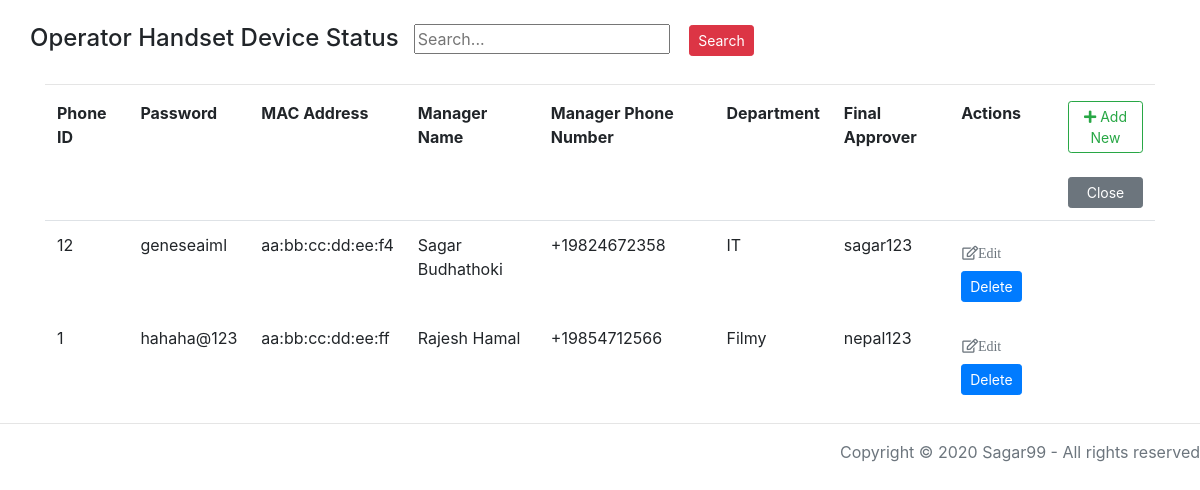
Page /hslist/ on the committed database.
### handset/models.py (models this page shows, shortened)
class Handset(models.Model):
    PhoneNo = models.IntegerField()
    Password = models.CharField(validators=[MinLengthValidator(8)], max_length=100)
    confirmPassword = models.CharField(max_length=100)
    MacAddress = models.CharField(validators=[validate_MAC], max_length=20,
                                  default='aa:bb:cc:dd:ee:ff')
    ManagerName = models.CharField(max_length=100)
    ManagerPhoneNo = PhoneField(blank=True)
    Department = models.CharField(max_length=100)
    FinalApprover = models.CharField('Final Approver', max_length=100, null=False)

### handset/views.py (the view)
# urls.py: path('hslist/', views.handset_list, name='handset_list'),
def handset_list(request):
    context = {'handset_list': Handset.objects.all(), 'form2': ApproverForm()}
    return render(request, "operatorhandset_status.html", context)

### handset/forms.py
class ApproverForm(forms.Form):
    approver_key = forms.CharField(required=True, label='Approver Key')

### handset/templates/operatorhandset_status.html (shortened to what this page needs)
{% extends "base.html" %}
{% block content %}
<div class="row">
    <h4 class="col-md-offset-4">Operator Handset Device Status</h4>
    <div class="col-lg-7">
        <form name="myform" action="{% url 'handset_search' %}" method="get">
            <div class="form-group">
                <div class="col-sm-">
                    <input name="srh" type="text" placeholder="Search...">
                    <label class="col-sm-1">
                        <button type="submit" class="btn btn-danger btn-sm">Search</button>
                    </label>
                </div>
            </div>
        </form>
    </div>
</div>
<hr class="my-1">
<table class="table table-borderless">
    <thead class="border-bottom font-weight-bold">
        <tr>
            <td>Phone ID</td>
            <td>Password</td>
            <td>MAC Address</td>
            <td>Manager Name</td>
            <td>Manager Phone Number</td>
            <td>Department</td>
            <td>Final Approver</td>
            <td>Actions</td>
            <td>
                <div class="col-md-">
                    <a href="{% url 'handset_insert' %}" class="btn btn-outline-success btn-sm">
                        <i class="fas fa-plus"></i> Add New
                    </a>
                </div>
                <br>
                <div class="col-md-">
                    <a href="{% url 'handset_insert' %}" class="btn btn-secondary btn-block btn-sm">
                        Close
                    </a>
                </div>
            </td>
        </tr>
    </thead>
    <tbody>
        {% for handset in handset_list %}
            <tr>
                <td>{{ handset.PhoneNo }}</td>
                <td>{{ handset.Password }}</td>
                <td>{{ handset.MacAddress }}</td>
                <td>{{ handset.ManagerName }}</td>
                <td>{{ handset.ManagerPhoneNo }}</td>
                <td>{{ handset.Department }}</td>
                <td>{{ handset.FinalApprover }}</td>
                <td>
                    <a href="{% url 'handset_update' handset.id %}" class="btn text-secondary px-0">
                        <i class="far fa-edit fa-sm">Edit</i>
                    </a>
                    <button href="{% url 'handset_delete' handset.id %}" type="submit" class="btn btn-primary btn-sm" data-toggle="modal" data-target="#op{{ handset.id }}" data-whatever="@fat">Delete</button>
                </td>
            </tr>
        {% endfor %}
    </tbody>
</table>
{% endblock content %}

### handset/templates/base.html (shortened to what this page needs)
<!DOCTYPE html>
{% load static %}
<html lang="en">
<head>
    <link rel="stylesheet" href="https://stackpath.bootstrapcdn.com/bootstrap/4.3.1/css/bootstrap.min.css"
>
    <link rel="stylesheet" href="https://cdnjs.cloudflare.com/ajax/libs/font-awesome/5.11.2/css/all.min.css">
    <link rel="stylesheet" href="https://maxcdn.bootstrapcdn.com/bootstrap/4.3.1/css/bootstrap.min.css">
</head>
<body>
    <div class="container">
        <div>
                <div>
                <br>
                    {% block content %}
                    {% endblock content %}
                </div>
        </div>
</div>
</body>
<footer class="footer">
    <hr/>
    <div class="text-secondary text-right ">
        <p>Copyright &copy; 2020 Sagar99 - All rights reserved</p>
    </div>
</footer>
</html>

### rows in the picture
Handset: PhoneNo "12", Password "geneseaiml", MacAddress "aa:bb:cc:dd:ee:f4", ManagerName "Sagar Budhathoki", ManagerPhoneNo "+19824672358", Department "IT", FinalApprover "sagar123"
Handset: PhoneNo "1", Password "hahaha@123", MacAddress "aa:bb:cc:dd:ee:ff", ManagerName "Rajesh Hamal", ManagerPhoneNo "+19854712566", Department "Filmy", FinalApprover "nepal123"
